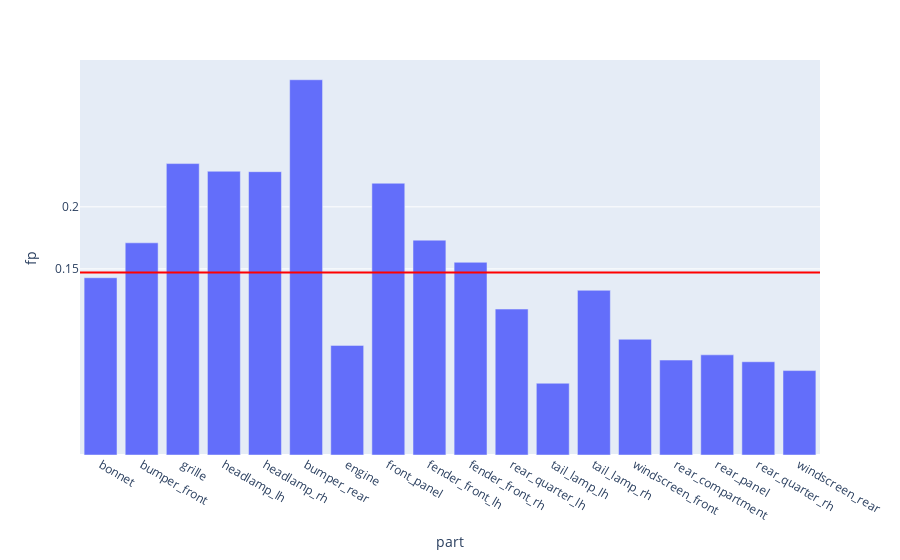

Notebook cell for this chart:
### Code cell
fig = px.bar(evalMetrics, x = 'part', y = 'fp')

fig.add_hline(y=avgFp, line_width=2, line_color="red")

fig.update_layout(
    yaxis = dict(
        tickmode = 'array',
        tickvals = [np.format_float_positional(avgFp, 2), 0.2, 0.5, 0.7],
    )
)

### Figure 1 — Plotly figure (JSON) as saved in the notebook; plotly's stock layout.template omitted (floating-point values rounded to 4 significant figures)
{"data": [{"alignmentgroup": "True", "hovertemplate": "part=%{x}<br>fp=%{y}<extra></extra>", "legendgroup": "", "marker": {"color": "#636efa", "pattern": {"shape": ""}}, "name": "", "offsetgroup": "", "orientation": "v", "showlegend": false, "textposition": "auto", "type": "bar", "x": ["bonnet", "bumper_front", "grille", "headlamp_lh", "headlamp_rh", "bumper_rear", "engine", "front_panel", "fender_front_lh", "fender_front_rh", "rear_quarter_lh", "tail_lamp_lh", "tail_lamp_rh", "windscreen_front", "rear_compartment", "rear_panel", "rear_quarter_rh", "windscreen_rear"], "xaxis": "x", "y": [0.1429, 0.171, 0.2349, 0.2287, 0.2283, 0.3024, 0.08834, 0.219, 0.1731, 0.1553, 0.1176, 0.05783, 0.1327, 0.09326, 0.07651, 0.08073, 0.07515, 0.06803], "yaxis": "y"}], "layout": {"barmode": "relative", "legend": {"tracegroupgap": 0}, "margin": {"t": 60}, "shapes": [{"line": {"color": "red", "width": 2}, "type": "line", "x0": 0, "x1": 1, "xref": "x domain", "y0": 0.147, "y1": 0.147, "yref": "y"}], "xaxis": {"anchor": "y", "domain": [0, 1], "title": {"text": "part"}}, "yaxis": {"anchor": "x", "domain": [0, 1], "tickmode": "array", "tickvals": ["0.15", 0.2, 0.5, 0.7], "title": {"text": "fp"}}}}
